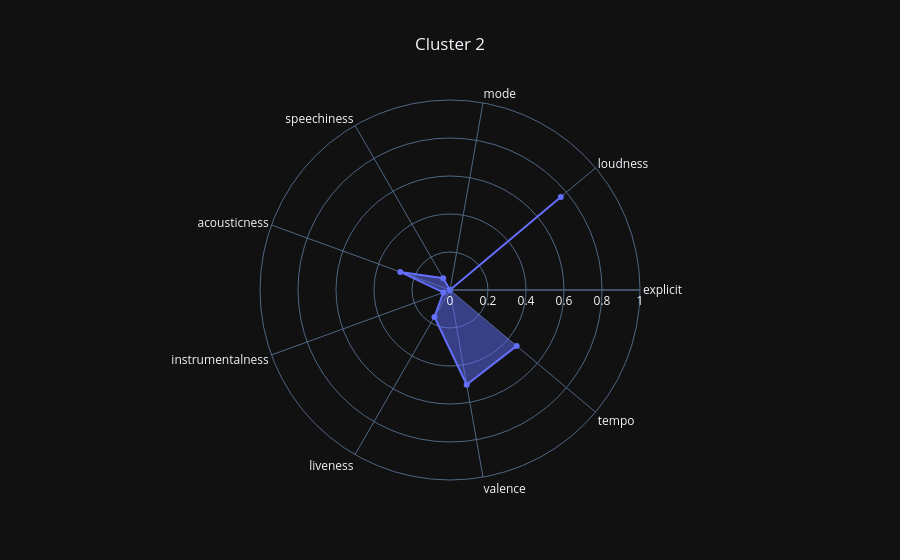
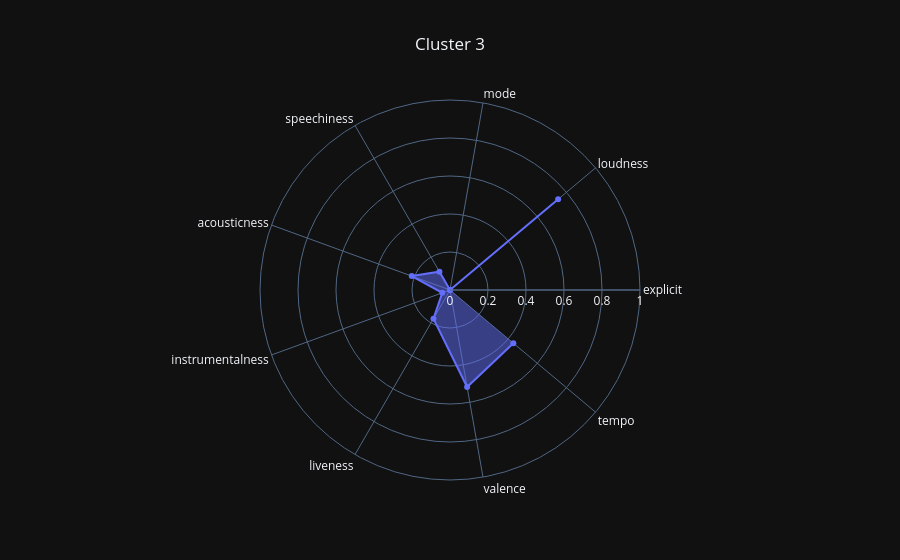

Source (notebook cell) for these figures, in order:
### Markdown cell above
DBSCAN ma dwie zasadnicze wady: trudny dobór hiperparametrów oraz podatność na szum. W szczególności to drugie widać, jeżeli w naszym zbiorze ciągle znajduje on dużo szumu - to oznaka, że mamy zmienną gęstość w danych i przydałoby się coś adaptacyjnego, jak OPTICS albo HDBSCAN. OPTICS jest bardziej zoptymalizowany pod pamięć niż szybkość w scikit-learn, plus ma raczej nieintuicyjne hiperparametry (może nawet bardziej, niż DBSCAN), więc wykorzystamy tutaj HDBSCAN.

Jego głównym hiperparametrem jest `min_cluster_size`, czyli po prostu minimalna liczba punktów, aby stworzyć klaster. Dodatkowo `min_samples` ma takie samo znaczenie, jak w DBSCAN, czyli jest to minimalna liczba punktów, aby utworzyć punkt typu CORE. Domyślnie są one równe, ale oczywiście można ustawić `min_samples` (sporo) mniejsze od `min_cluster_size`, i dostrajać oba.

### Code cell
clustering = HDBSCAN()
clustering.fit(X)

dbscan_analyzer = HDBSCANAnalyzer(df_songs_info, clustering_visualizer)
dbscan_analyzer.analyze_clustering(X, clustering)

### Figure 1 — Plotly figure (JSON) as saved in the notebook; plotly's stock layout.template omitted (floating-point values rounded to 4 significant figures)
{"data": [{"fill": "toself", "r": [0.0, 0.7612, 0.0, 0.07193, 0.2786, 0.03711, 0.1637, 0.506, 0.4576], "theta": ["explicit", "loudness", "mode", "speechiness", "acousticness", "instrumentalness", "liveness", "valence", "tempo"], "type": "scatterpolar"}], "layout": {"polar": {"radialaxis": {"range": [0, 1]}}, "title": {"text": "Cluster 2", "x": 0.5}}}

### Figure 2 — Plotly figure (JSON) as saved in the notebook; plotly's stock layout.template omitted (floating-point values rounded to 4 significant figures)
{"data": [{"fill": "toself", "r": [0.0, 0.7429, 0.0, 0.1112, 0.2143, 0.04316, 0.1741, 0.5186, 0.4352], "theta": ["explicit", "loudness", "mode", "speechiness", "acousticness", "instrumentalness", "liveness", "valence", "tempo"], "type": "scatterpolar"}], "layout": {"polar": {"radialaxis": {"range": [0, 1]}}, "title": {"text": "Cluster 3", "x": 0.5}}}
